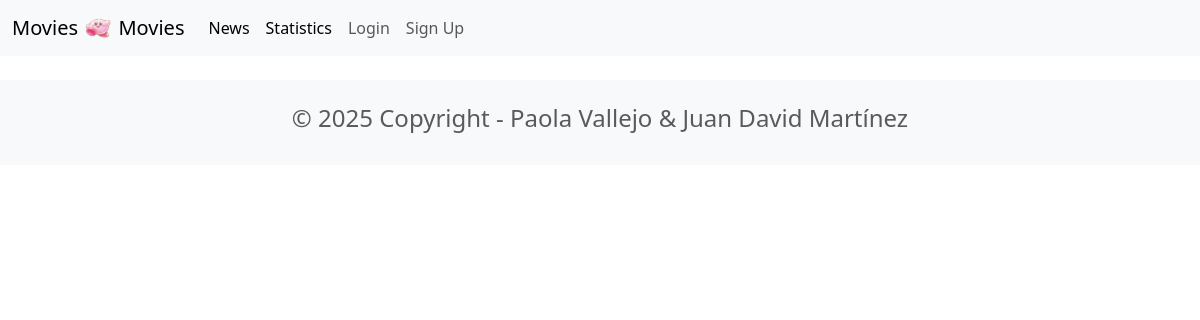
The page /news/ on the database as committed earlier.
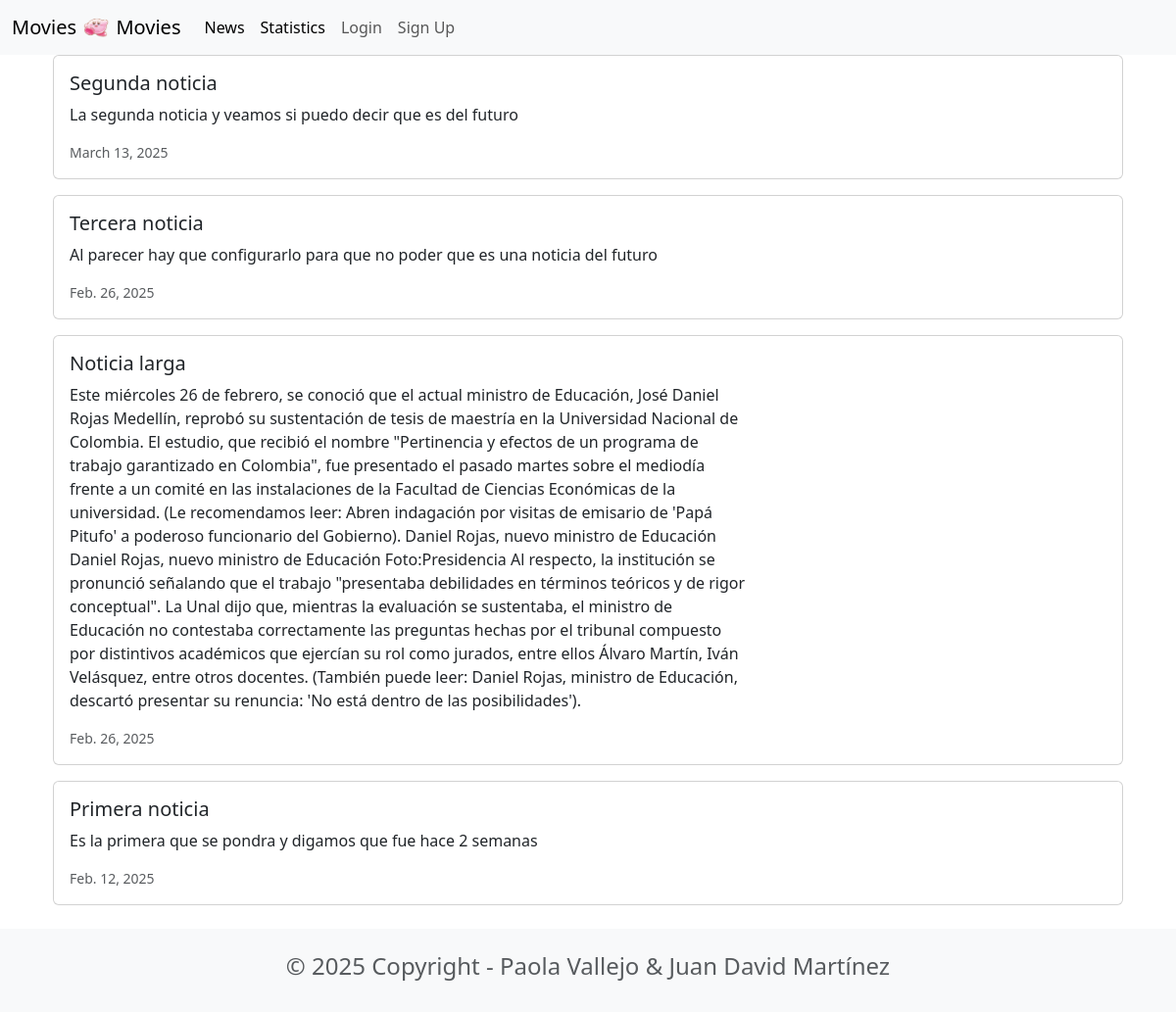
The same page on the database as committed later.
### news/models.py (models this page shows, shortened)
class News(models.Model):
    headline = models.CharField(max_length=200)
    body = models.TextField()
    date = models.DateField()

### news/views.py (the view)
# urls.py: path('', views.news, name='news'),
def news(request):
    newss = News.objects.all().order_by('-date')
    return render(request, 'news.html', {'newss':newss})

### news/templates/news.html (shortened to what this page needs)
{% extends 'base.html' %}
{% block content %}
<head>
    <link href="https://cdn.jsdelivr.net/npm/bootstrap@5.3.3/dist/css/bootstrap.min.css" rel="stylesheet">
</head>
<div class="container">
    {% for news in newss %}
    <div class="card mb-3">
        <div class="row g-0">
          <div class="col-md-8">
            <div class="card-body">
              <h5 class="card-title">{{ news.headline }}</h5>
              <p class="card-text">{{ news.body}}</p>
              <p class="card-text"><small class="text-muted">{{ news.date }}</small></p>
            </div>
          </div>
        </div>
    </div>
    {% endfor %}
</div>
{% endblock content %}

### nombre1/templates/base.html (shortened to what this page needs)
<head>
    <link href="https://cdn.jsdelivr.net/npm/bootstrap@5.3.3/dist/css/bootstrap.min.css" rel="stylesheet"
>
</head>
<nav class="navbar navbar-expand-lg bg-body-tertiary">
    <div class="container-fluid">
        <a class="navbar-brand" href="{% url 'home' %}">Movies
            {% load static %}
            <img src="{% static 'images/home.png' %}" alt = '' width="30"
        height="24"
                class="d-inline-block align-text-top"/>
            Movies
        </a>
        <div class="collapse navbar-collapse" id="navbarSupportedContent">
            <ul class="navbar-nav me-auto mb-2 mb-lg-0">
                <li class="nav-item">
                    <a class="nav-link active" aria-current="page" href="{% url 'news' %}">News</a>
                </li>
                <li class="nav-item">
                    <a class="nav-link active" href="{% url 'statistics' %}">Statistics</a>
                </li>
                <li class="nav-item">
                    <a class="nav-link" href="#">Login</a>
                </li>
                <li class="nav-item">
                    <a class="nav-link" href="#">Sign Up</a>
                </li>
            </ul>
        </div>
    </div>
</nav>
<div class="container">
    {% block content %}
    {% endblock content %}
</div>
<footer class="text-center text-lg-start bg-light text-muted mt-4">
    <div class="container">
        <div class="row">
            <div class="text-center p-4">
                <h4>© 2025 Copyright - Paola Vallejo & Juan David Martínez</h4>
            </div>
        </div>
    </div>
</footer>

Rows that differ between the two databases and show on the page:
added News: headline "Segunda noticia", body "La segunda noticia y veamos si puedo decir que es del futuro", date "March 13, 2025"
added News: headline "Tercera noticia", body "Al parecer hay que configurarlo para que no poder que es una noticia del futuro", date "Feb. 26, 2025"
added News: headline "Noticia larga", body "Este miércoles 26 de febrero, se conoció que el actual ministro de Educación, José Daniel Rojas Medellín, reprobó su sustentación de tesis de maestría en la Universidad Nacional de Colombia. El estudio, que recibió el nombre \"Pertinencia y efectos de un programa de trabajo garantizado en Colombia\", fue presentado el pasado martes sobre el mediodía frente a un comité en las instalaciones de la Facultad de Ciencias Económicas de la universidad. (Le recomendamos leer: Abren indagación por visitas de emisario de 'Papá Pitufo' a poderoso funcionario del Gobierno). Daniel Rojas, nuevo ministro de Educación Daniel Rojas, nuevo ministro de Educación Foto:Presidencia Al respecto, la institución se…", date "Feb. 26, 2025"
added News: headline "Primera noticia", body "Es la primera que se pondra y digamos que fue hace 2 semanas", date "Feb. 12, 2025"
